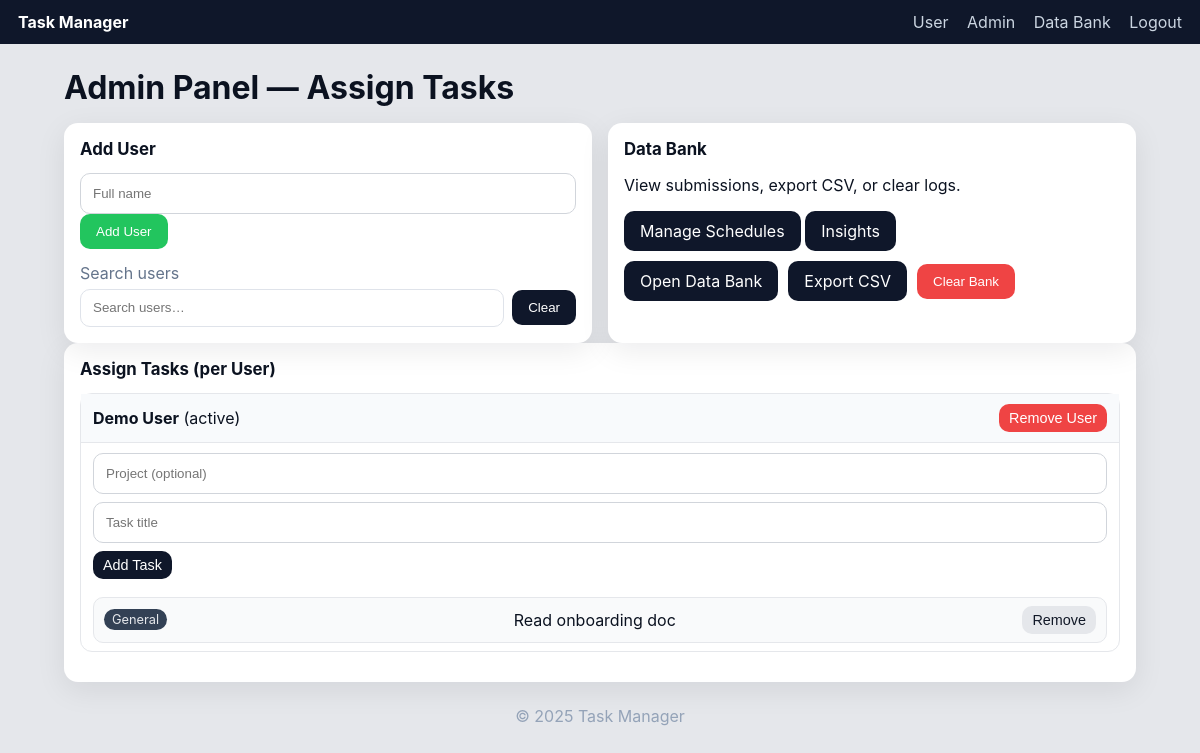
Before: /admin (signed in) with the older database file.
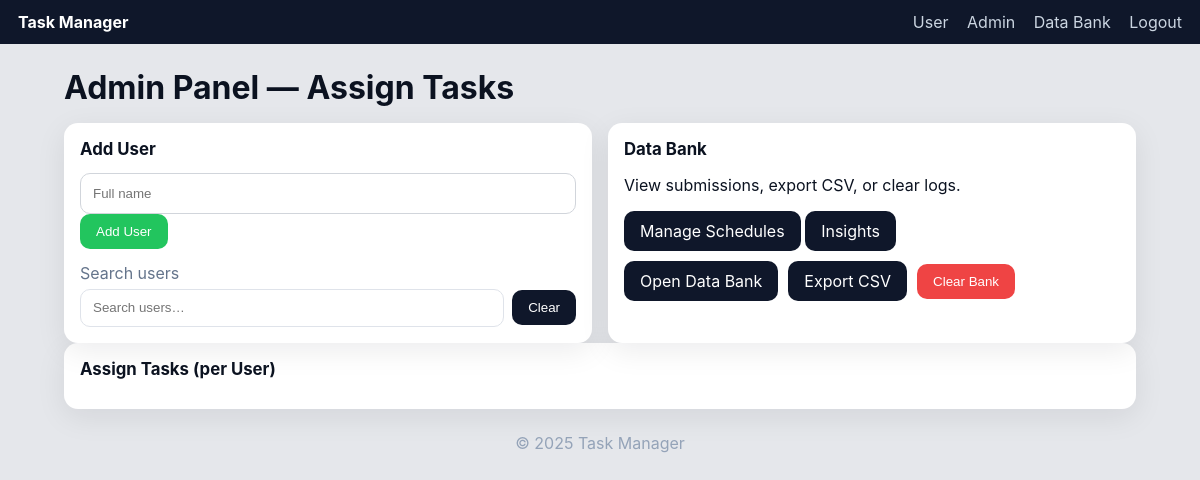
After: the same page with the newer database file.
### models.py (models this page shows)
class User(db.Model):
    __tablename__ = "users"
    id = db.Column(db.Integer, primary_key=True)
    full_name = db.Column(db.String(200), unique=True, nullable=False)
    active = db.Column(db.Boolean, default=True, nullable=False)
    tasks = db.relationship("Task", backref="user", cascade="all, delete-orphan")

class Task(db.Model):
    __tablename__ = "tasks"
    id = db.Column(db.Integer, primary_key=True)
    user_id = db.Column(db.Integer, db.ForeignKey("users.id"), nullable=False)
    project = db.Column(db.String(120), default="-", nullable=False)
    title = db.Column(db.String(255), nullable=False)
    created_at = db.Column(db.DateTime, server_default=db.func.now(), nullable=False)

### app.py (the view)
    @app.get("/admin")
    @admin_required
    def admin_panel():
        q = (request.args.get("q") or "").strip()
        query = User.query
        if q:
            query = query.filter(User.full_name.ilike(f"%{q}%"))
        users = query.order_by(User.full_name.asc()).all()
        rows = []
        for u in users:
            rows.append({
                "id": u.id,
                "name": u.full_name,
                "active": u.active,
                "tasks": [{"id": t.id, "project": t.project, "title": t.title} for t in u.tasks],
            })
        return render_template("admin.html", stage="panel", users=rows, q=q)

### templates/admin.html (shortened to what this page needs)
{% extends "base.html" %}
{% block content %}
{% if stage == "login" %}
  <h1 class="page-title">Admin Login</h1>
  <form class="card" method="post" action="{{ url_for('admin_login_post') }}">
    <label>Password</label>
    <input type="password" name="password" placeholder="******" required>
    <button class="primary">Enter</button>
  </form>
{% elif stage == "panel" %}
  <h1 class="page-title">Admin Panel — Assign Tasks</h1>
  <div class="grid two">
    <section class="card">
      <h2>Add User</h2>
      <form method="post" action="{{ url_for('admin_add_user') }}">
        <input type="text" name="full_name" placeholder="Full name" required>
        <button class="primary">Add User</button>
      </form>
      <div class="live-search-wrap">
        <label for="adminLiveSearch" class="muted" style="display:block; margin:14px 0 6px;">Search users</label>
        <form onsubmit="return false;" class="admin-search">
          <input id="adminLiveSearch" type="text" placeholder="Search users…" autocomplete="off">
          <button type="button" class="button"
                  onclick="document.getElementById('adminLiveSearch').value=''; window.AdminLiveFilter?.('');">
            Clear
          </button>
        </form>
      </div>
    </section>
    <section class="card">
      <div class="card-head">
        <div>
          <h2>Data Bank</h2>
          <p>View submissions, export CSV, or clear logs.</p>
          <a class="button" href="{{ url_for('admin_schedules') }}">Manage Schedules</a>
          <a class="button" href="{{ url_for('admin_insights') }}">Insights</a>
        </div>
      </div>
      <div class="row">
        <a class="button" href="{{ url_for('admin_data_bank') }}">Open Data Bank</a>
        <a class="button" href="{{ url_for('admin_export_csv') }}">Export CSV</a>
        <form method="post" action="{{ url_for('admin_clear_bank') }}" onsubmit="return confirm('Clear all logs?');">
          <button class="danger">Clear Bank</button>
        </form>
      </div>
    </section>
  </div>
  <section class="card">
    <h2>Assign Tasks (per User)</h2>
    {% for u in users %}
      <div class="assign-row" data-user="{{ u.name|lower }}">
        <div class="assign-head">
          <div><strong>{{ u.name }}</strong> ({{ 'active' if u.active else 'inactive' }})</div>
          <form method="post" action="{{ url_for('admin_remove_user', user_id=u.id) }}" onsubmit="return confirm('Delete user and all tasks?');">
            <button class="danger small">Remove User</button>
          </form>
        </div>
        <form class="assign-form" method="post" action="{{ url_for('admin_add_task', user_id=u.id) }}">
          <input type="text" name="project" placeholder="Project (optional)">
          <input type="text" name="title" placeholder="Task title" required>
          <button class="small">Add Task</button>
        </form>
        {% if u.tasks %}
          <ul class="task-list">
            {% for t in u.tasks %}
              <li>
                <span class="pill">{{ t.project or '-' }}</span>
                <span>{{ t.title }}</span>
                <form method="post" action="{{ url_for('admin_remove_task', task_id=t.id) }}" onsubmit="return confirm('Remove this task?');">
                  <button class="ghost small">Remove</button>
                </form>
              </li>
            {% endfor %}
          </ul>
        {% else %}
          <p class="muted">No tasks yet.</p>
        {% endif %}
      </div>
    {% endfor %}
  </section>
{% endif %}
{% endblock %}

### templates/base.html (shortened to what this page needs)
<!doctype html>
<html lang="en">
<head>
  <link rel="stylesheet" href="{{ url_for('static', filename='style.css') }}">
</head>
<body>
  <header class="topbar">
    <div class="brand">Task Manager</div>
    <nav>
      <a href="{{ url_for('user_page') }}">User</a>
      {% if session.get('is_admin') %}
      <a href="{{ url_for('admin_panel') }}">Admin</a>
      <a href="{{ url_for('admin_data_bank') }}">Data Bank</a>
      <a href="{{ url_for('admin_logout') }}">Logout</a>
      {% else %}
      <a href="{{ url_for('admin_login') }}">Admin Login</a>
      {% endif %}
    </nav>
  </header>
  <main class="container">
    {% block content %}{% endblock %}
  </main>
  <footer class="footer">© {{ 2025 }} Task Manager</footer>
</body>
</html>

### static/style.css (style rules this page uses)
:root { --bg:#0f172a; --panel:#111827; --card:#1f2937; --text:#e5e7eb; --muted:#94a3b8; --accent:#22c55e; --accent2:#60a5fa; --danger:#ef4444; --warn:#f59e0b; --pill:#334155; }
* { box-sizing:border-box }
body { margin:0;font-family:Inter,Segoe UI,system-ui,Arial,sans-serif;background:#e5e7eb;color:#0b1220 }
.topbar { display:flex;justify-content:space-between;align-items:center;padding:12px 18px;background:var(--bg);color:#fff;position:sticky;top:0;z-index:10 }
.topbar .brand { font-weight:700 }
.topbar a { color:#cbd5e1;text-decoration:none;margin-left:14px }
.container { max-width:1100px;margin:24px auto;padding:0 14px }
.page-title { margin:8px 0 16px }
.grid.two { display:grid;grid-template-columns:1fr 1fr;gap:16px }
.card { background:#fff;border-radius:14px;padding:16px;box-shadow:0 8px 30px rgba(2,8,23,.08) }
.card h2 { margin-top:0;font-size:1.05rem }
select,input[type=text],input[type=password],textarea { width:100%;padding:12px;border:1px solid #d1d5db;border-radius:10px;background:#fff;outline:none }
button, .button { background:#0f172a;color:#fff;border:none;padding:10px 16px;border-radius:10px;cursor:pointer;text-decoration:none;display:inline-block }
button.primary { background:var(--accent) }
button.danger { background:var(--danger) }
.row { display:flex;gap:10px;align-items:center;flex-wrap:wrap }
.muted { color:#64748b }
.footer { text-align:center;color:#94a3b8;margin:24px 0 }
.card-head { display:flex; justify-content:space-between; align-items:flex-end; gap:16px; margin-bottom:10px; }
.admin-search { display:flex; gap:8px; align-items:center; margin-left:auto; }
.card-head { display:flex; gap:16px; align-items:flex-end; justify-content:space-between; margin-bottom:10px; }
.admin-search { display:flex; gap:8px; align-items:center; }
.admin-search #adminLiveSearch { min-width:260px; height:38px; padding:8px 12px; border:1px solid var(--border, #dfe3ea); border-radius:10px; }
.live-search-wrap { margin-top:8px; }

Changed rows visible on the page:
removed User: name "Demo User", active "active"
removed Task: project "General", title "Read onboarding doc"
